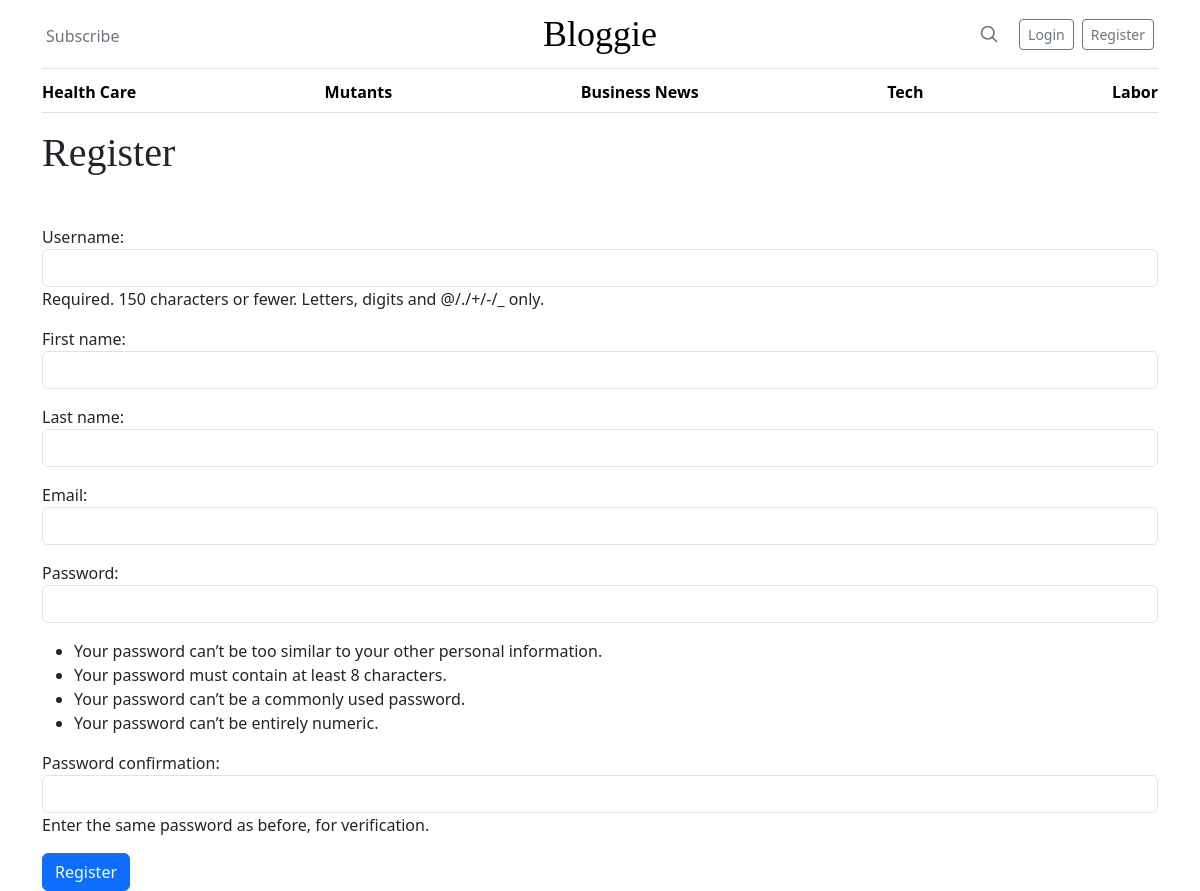
The page /members/register/ on the database its author committed.
### blog/models.py (models this page shows, shortened)
class Category(models.Model):
    name = models.CharField(max_length=255)
    def __str__(self):
        return self.name

### members/views.py (the view)
# urls.py: path('register/', UserRegisterView.as_view(), name='register'),
class UserRegisterView(generic.CreateView):
    form_class = SignUpForm
    template_name = 'registration/register.html'
    success_url = reverse_lazy('login')

### members/forms.py
class SignUpForm(UserCreationForm):
    email = forms.EmailField(widget=forms.EmailInput(attrs={'class': 'form-control'}))
    first_name = forms.CharField(max_length=100, widget=forms.TextInput(attrs={'class': 'form-control'}))
    last_name = forms.CharField(max_length=100, widget=forms.TextInput(attrs={'class': 'form-control'}))
    class Meta:
        model = User
        fields = ('username', 'first_name', 'last_name', 'email', 'password1', 'password2')
    def __init__(self, *args: Any, **kwargs: Any):
        super(SignUpForm, self).__init__(*args, **kwargs)
        self.fields['username'].widget.attrs['class'] = 'form-control'
        self.fields['password1'].widget.attrs['class'] = 'form-control'
        self.fields['password2'].widget.attrs['class'] = 'form-control'

### blog/context_processors.py (called while the page is built)
def category_menu(request):
    category_menu_list = Category.objects.all()
    return {'category_menu_list': category_menu_list}

### members/templates/registration/register.html (shortened to what this page needs)
{% extends 'blog/base.html'%}
{% block content%}
<div class="container">
    <h1>Register</h1>
    <div class="form-group">
        <form method="POST" class="mt-5">
            {{ form.as_p }}
            <button class="btn btn-primary">Register</button>
    </div>
</div>
{% endblock %}

### blog/templates/blog/base.html (shortened to what this page needs)
{% load static %}
<!DOCTYPE html>
<html>
<head>
    <link rel="stylesheet" href="{% static 'blog/nav.css' %}">
    <link rel="stylesheet" href="{% static 'blog/bootstrap.min.css' %}">
    <link rel="stylesheet" href="{% static 'blog/style.css' %}">
    <link href="https://cdn.jsdelivr.net/npm/bootstrap@5.3.3/dist/css/bootstrap.min.css" rel="stylesheet">
</head>
<body class="vh-100">
    <div class="container">
        <header class="border-bottom lh-1 py-3">
            <div class="row flex-nowrap justify-content-between align-items-center">
            <div class="col-4 pt-1">
                {% if user.is_authenticated%}
                    <a class="link-secondary mx-1 text-decoration-none" href="{% url 'add-post'%}" class="nav-link">Add Post</a>
                    <a class="link-secondary mx-1 text-decoration-none" href="{% url 'add-category'%}" class="nav-link">Add Category</a>
                    <a class="link-secondary mx-1 text-decoration-none" href="{% url 'logout'%}" class="nav-link">Logout</a>
                {% else %}
                    <a class="link-secondary mx-1 text-decoration-none" href="#">Subscribe</a>
                {% endif %}
            </div>
            <div class="col-4 text-center">
                <a class="blog-header-logo text-body-emphasis text-decoration-none" href="{% url 'home' %}">Bloggie</a>
            </div>
                <div class="col-4 d-flex justify-content-end align-items-center">
                    <a class="link-secondary" href="#" aria-label="Search">
                    <svg xmlns="http://www.w3.org/2000/svg" width="20" height="20" fill="none" stroke="currentColor" stroke-linecap="round" stroke-linejoin="round" stroke-width="2" class="mx-3" role="img" viewBox="0 0 24 24"><title>Search</title><circle cx="10.5" cy="10.5" r="7.5"/><path d="M21 21l-5.2-5.2"/></svg>
                    </a>
                    {% if not user.is_authenticated%}
                            <a class="btn btn-sm btn-outline-secondary mx-1" href="{% url 'login'%}">Login</a>
                            <a class="btn btn-sm btn-outline-secondary mx-1" href="{% url 'register'%}" class="nav-link">Register</a>
                    {% endif %}
                </div>
            </div>
        </header>
        <div class="nav-scroller py-1 mb-3 border-bottom">
            <nav class="nav nav-underline justify-content-between">
                {% block category_menu %}
                    {% for item in category_menu_list %}
                        <a class="nav-item nav-link link-body-emphasis active" href="{% url 'category' item|slugify  %}">{{ item|title }}</a>
                    {% endfor %}
                {% endblock %}
            </nav>
        </div>
    </div>
        {% block content %}{% endblock %}
</body>
</html>

### blog/static/blog/nav.css (style rules this page uses)
.blog-header-logo { font-family: "Playfair Display", Georgia, "Times New Roman", serif; font-size: 2.25rem; }
h1, h2, h3, h4, h5, h6 { font-family: "Playfair Display", Georgia, "Times New Roman", serif; }

### blog/static/blog/style.css (style rules this page uses)
html, body { padding: 0; margin: 0; height: 100%; }
.nav-scroller { position: relative; z-index: 2; height: 2.75rem; overflow-y: hidden; }
.nav-scroller .nav { display: flex; flex-wrap: nowrap; padding-bottom: 1rem; margin-top: -1px; overflow-x: auto; text-align: center; white-space: nowrap; -webkit-overflow-scrolling: touch; }

### rows shown on the page
Category: name "Health Care"
Category: name "Mutants"
Category: name "Business News"
Category: name "Tech"
Category: name "Labor"
